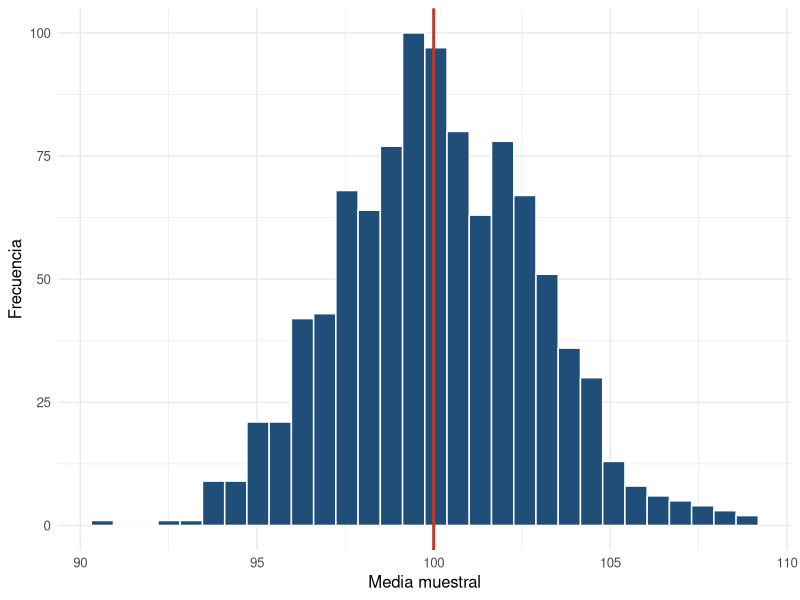

Here is the R script that generated this plot:
## ---- chunk 1
#| label: setup-cap6
#| include: false
library(tidyverse)
theme_set(theme_minimal(base_size = 12))
## ---- chunk 2
#| label: fig-dist-muestral
#| fig-cap: "Distribución muestral de la media (1000 muestras de tamaño 30)."
#| fig-width: 5
#| fig-height: 3.2
set.seed(2026)
medias <- replicate(1000, mean(rnorm(30, mean = 100, sd = 15)))
ggplot(data.frame(m = medias), aes(x = m)) +
  geom_histogram(bins = 30, fill = "#1F4E79", color = "white") +
  geom_vline(xintercept = 100, color = "#C0392B", linewidth = 1) +
  labs(x = "Media muestral", y = "Frecuencia")
## ---- chunk 3
#| label: resumen-dist-muestral
mean(medias)   # se centra en mu = 100
sd(medias)     # mucho menor que sigma = 15
## ---- chunk 4
#| label: error-estandar
15 / sqrt(30)   # error estándar teórico
sd(medias)      # el que salió de la simulación: casi idéntico
## ---- chunk 5
#| label: dist-proporcion
set.seed(2026)
p <- 0.25; n <- 80
props <- replicate(1000, mean(rbinom(n, 1, p)))
sqrt(p * (1 - p) / n)   # error estándar teórico
sd(props)               # simulado
